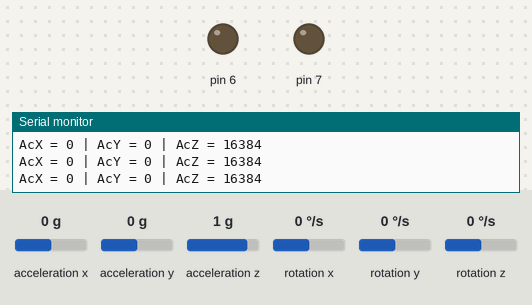
Simulated run of this sketch. Board: Arduino Uno, built with avr-gcc and run on an emulated ATmega328P. On the bench: output pins drawn as LEDs (lit = HIGH), the last lines printed to the serial monitor. Wiring (inferred from the names in the program): MPU-6050 motion sensor at I2C address 0x68. Inputs (shaded band) come from the test bench; at power-on: acceleration y 0 g, acceleration x 0 g, acceleration z 1 g, rotation x 0 °/s, rotation y 0 °/s, rotation z 0 °/s.

Above: at 1.2 s.
1.3 s: acceleration y set to -0.8 g
2.8 s: acceleration y set to -1.1 g
At 4.1 s:
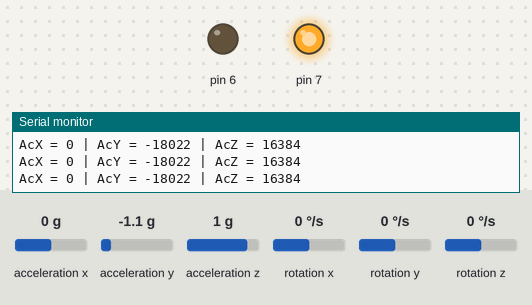
4.5 s: acceleration y set to 0 g
At 5.8 s:
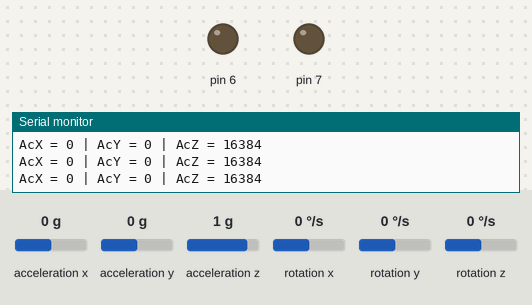
6.1 s: acceleration y set to -1.4 g
At 7.5 s:
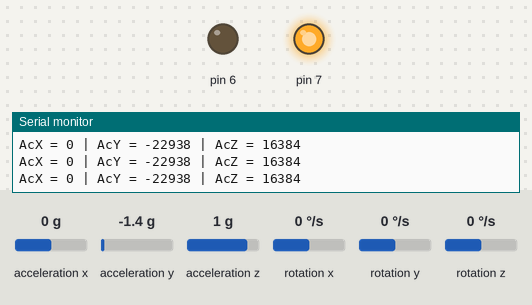
Timing chart, 0 to 8.8 s (numbered marks = the images above; inputs shaded):
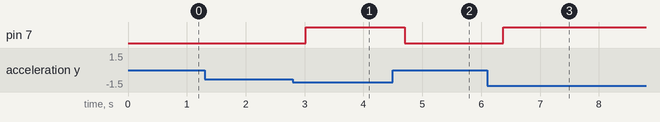

The sketch:

mpu6050.ino
```cpp
#include <Wire.h> //Thư viện giao tiếp I2C
const int MPU_addr=0x68;  //Địa chỉ I2C của MPU6050
int16_t AcX,AcY,AcZ,Tmp,GyX,GyY,GyZ; //Các biến lấy giá trị

void setup()
{
  Wire.begin();
  Wire.beginTransmission(MPU_addr); //Gửi tín hiệu đến địa chỉ MPU
  Wire.write(0x6B);
  Wire.write(0);     //Đưa về 0 để bật MPU
  Wire.endTransmission(true);
  Serial.begin(9600);
  pinMode(7,OUTPUT);
  pinMode(6,OUTPUT);
}

void loop()
{
  Wire.beginTransmission(MPU_addr); //Gửi tín hiệu đến địa chỉ MPU
  Wire.write(0x3B);                 //Gửi giá trị lên MPU
  Wire.endTransmission(false);
  Wire.requestFrom(MPU_addr,14,true);  //Đề nghị thanh ghi của MPU

  //Đọc dữ liệu
  AcX=Wire.read()<<8|Wire.read();  //Gia tốc trục x
  AcY=Wire.read()<<8|Wire.read();  //Gia tốc trục y
  AcZ=Wire.read()<<8|Wire.read();  //Gia tốc trục z
  Tmp=Wire.read()<<8|Wire.read();  //Nhiệt độ
  GyX=Wire.read()<<8|Wire.read();  //Góc nghiên trục x
  GyY=Wire.read()<<8|Wire.read();  //Góc nghiên trục y
  GyZ=Wire.read()<<8|Wire.read();  //Góc nghiên trục z

  //Xuất ra Serial
  Serial.print("AcX = "); Serial.print(AcX);
  Serial.print(" | AcY = "); Serial.print(AcY);
  Serial.print(" | AcZ = "); Serial.println(AcZ);
  if(AcY>15000||AcY<-15000) digitalWrite(7,1);
  else digitalWrite(7,0);
//  Serial.print(" | Tmp = "); Serial.print(Tmp/340.00+36.53);  //Tính toán để đổi ra độ C
//  Serial.print(" | GyX = "); Serial.print(GyX);
//  Serial.print(" | GyY = "); Serial.print(GyY);
//  Serial.print(" | GyZ = "); Serial.println(GyZ);
  delay(333); //Chờ (1/3)s
}
```

Measured:
- the behaviour switches between -0.9 and -1 g on acceleration y (found by bisection; images 0 and 1)
- after the input at 2.8 s, pin 7: LOW → HIGH after 0.22 s
- after the input at 4.5 s, pin 7: HIGH → LOW after 0.20 s
- after the input at 6.1 s, pin 7: LOW → HIGH after 0.28 s
